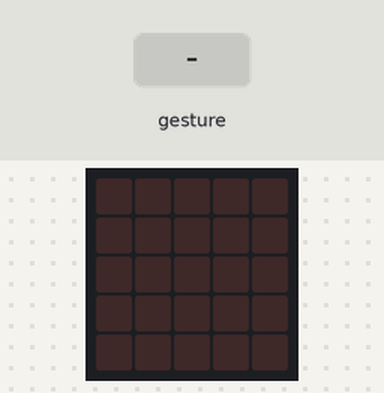
This program was run on a simulated BBC micro:bit (MakeCode). Shown: the board's 5×5 LED display. The inputs (shaded band) are chosen by the test bench. Random numbers come from a fixed seed; a tilt is held for 1.5 s and a shake lasts 1 s, then the board lies face up again.

Above: at 1.2 s.
1.3 s: gesture 'shake'
At 2.7 s:
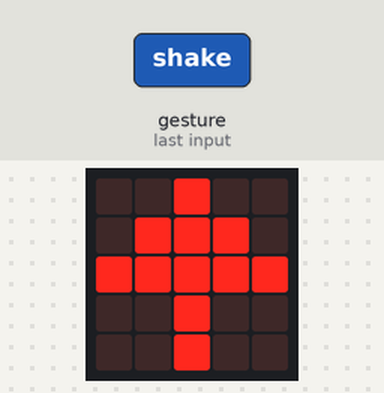
3.0 s: gesture 'shake'
At 4.0 s:
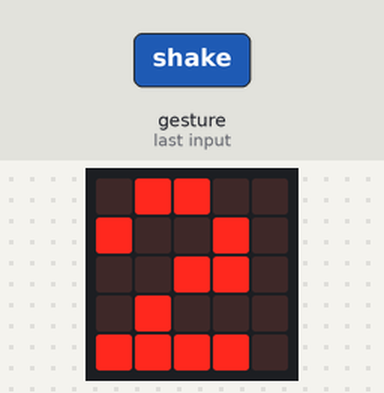
4.7 s: gesture 'shake'
At 5.3 s:
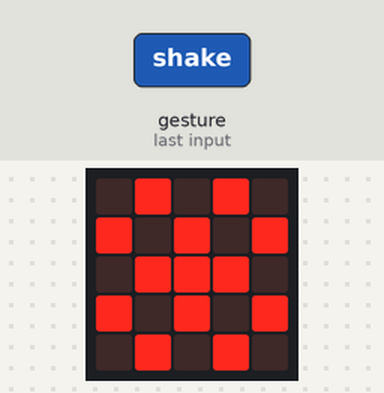
6.4 s: gesture 'shake'
At 7.8 s:
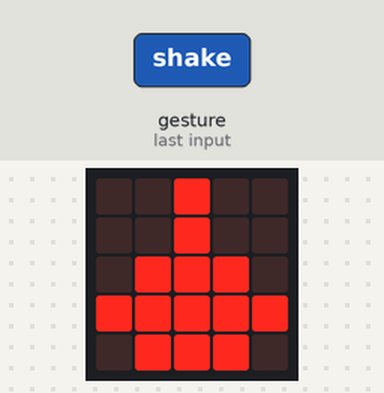
Timing chart, 0 to 9.1 s (numbered marks = the images above; inputs shaded):
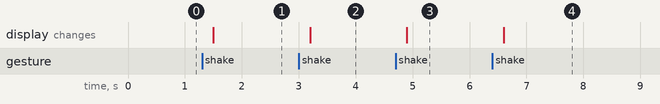

The program:

main.ts
```typescript
let dado = 0
input.onGesture(Gesture.Shake, function () {
    // Genera un número del 1 al 6 al agitar la micro:bit
    dado = randint(1, 6)
    if (dado == 1) {
        // SOL: avanza 2 lugares
        basic.showLeds(`
            . # . # .
            # . # . #
            . # # # .
            # . # . #
            . # . # .
            `)
    } else if (dado == 2) {
        // RESGUARDO: avanza 1 lugar
        basic.showLeds(`
            . . # . .
            . # # # .
            # # # # #
            . . # . .
            . . # . .
            `)
    } else if (dado == 3) {
        // AGUA: avanza 3 lugares (Actividad 4)
        basic.showLeds(`
            . . # . .
            . . # . .
            . # # # .
            # # # # #
            . # # # .
            `)
    } else if (dado == 4) {
        // BASURA: pierde el turno (Actividad 4)
        basic.showLeds(`
            # . . . #
            . # . # .
            . . # . .
            . # . # .
            # . . . #
            `)
    } else if (dado == 5) {
        // VIENTO: retrocede 2 lugares
        basic.showLeds(`
            . # # . .
            # . . # .
            . . # # .
            . # . . .
            # # # # .
            `)
    } else {
        // PALA: vuelve a tirar (por descarte es el valor 6)
        basic.showLeds(`
            . . . # #
            . . . # #
            . . # . .
            . # . . .
            # . . . .
            `)
    }
})
```

test.ts
```typescript
// aquí va el archivo "tests"; esto no se compilará cuando este paquete se utilice como una extensión.
```

Measured:
- after the input at 1.3 s, the display: changes after 0.20 s (image 1)
- after the input at 3.0 s, the display: changes after 0.20 s (image 2)
- after the input at 4.7 s, the display: changes after 0.20 s (image 3)
- after the input at 6.4 s, the display: changes after 0.20 s (image 4)
